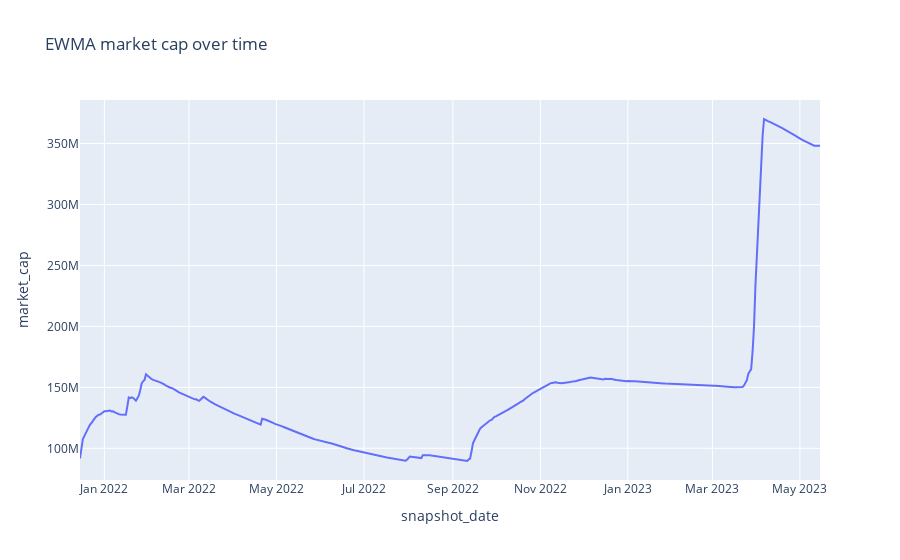

Here is the notebook cell this chart was saved with:
### Code cell
#Create chart to map EWMA mcap vs date
results_plot = result.copy()
results_plot = results_plot['market_cap']

results_plot = pd.DataFrame(results_plot)
results_plot.reset_index(inplace=True)

results_plot['market_cap'] = results_plot['market_cap'].astype(float)

fig = px.line(results_plot, x='snapshot_date', y='market_cap', title='EWMA market cap over time')
fig.show()

### Figure 1 — Plotly figure (JSON) as saved in the notebook; plotly's stock layout.template omitted (floating-point values rounded to 4 significant figures; data arrays with more than 128 entries replaced by an {"elided": "..."} marker saying what was removed)
{"data": [{"hovertemplate": "snapshot_date=%{x}<br>market_cap=%{y}<extra></extra>", "legendgroup": "", "line": {"color": "#636efa", "dash": "solid"}, "marker": {"symbol": "circle"}, "mode": "lines", "name": "", "orientation": "v", "showlegend": false, "type": "scatter", "x": {"elided": "514 str values"}, "xaxis": "x", "y": {"elided": "514 float values"}, "yaxis": "y"}], "layout": {"legend": {"tracegroupgap": 0}, "title": {"text": "EWMA market cap over time"}, "xaxis": {"anchor": "y", "domain": [0, 1], "title": {"text": "snapshot_date"}}, "yaxis": {"anchor": "x", "domain": [0, 1], "title": {"text": "market_cap"}}}}
